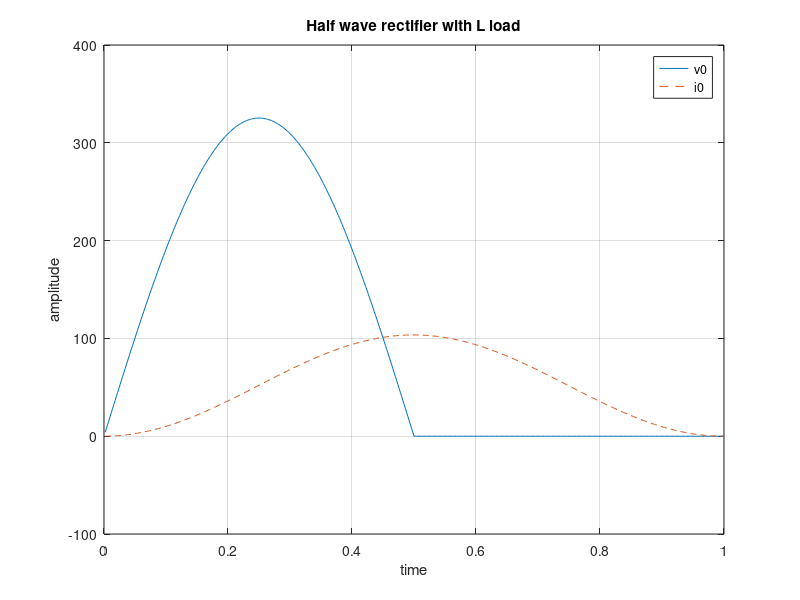

Recreate this plot in MATLAB.
% Half wave rectifier with L load
clc;
clear all;
close all;
f=500;
t=1/f:1/f:1;
em=230*sqrt(2);
omega=1.0;
idO=0;
es=em*sin(2*pi*t);
vO=es.*(es>=0);
th=t(2)-t(1);
y=cumsum(es/omega)*th;
iO=idO+y;
plot(t,es);
xlabel('time');
ylabel('amplitude');
plot (t, vO, '-',t,iO,'--');
xlabel('time'); 
ylabel('amplitude');
title('Half wave rectifier with L load');
grid;
legend('v0','i0');